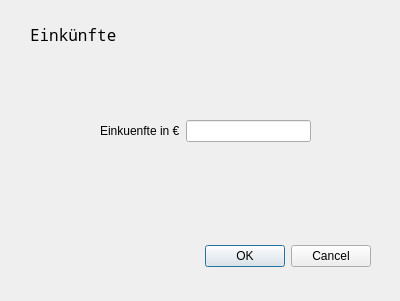
<?xml version="1.0" encoding="UTF-8"?>
<ui version="4.0">
 <class>Dialog</class>
 <widget class="QDialog" name="Dialog">
  <property name="geometry">
   <rect>
    <x>0</x>
    <y>0</y>
    <width>400</width>
    <height>301</height>
   </rect>
  </property>
  <property name="windowTitle">
   <string>Dialog</string>
  </property>
  <widget class="QDialogButtonBox" name="buttonBox">
   <property name="geometry">
    <rect>
     <x>30</x>
     <y>240</y>
     <width>341</width>
     <height>32</height>
    </rect>
   </property>
   <property name="orientation">
    <enum>Qt::Horizontal</enum>
   </property>
   <property name="standardButtons">
    <set>QDialogButtonBox::Cancel|QDialogButtonBox::Ok</set>
   </property>
  </widget>
  <widget class="QLabel" name="label">
   <property name="geometry">
    <rect>
     <x>30</x>
     <y>20</y>
     <width>91</width>
     <height>31</height>
    </rect>
   </property>
   <property name="font">
    <font>
     <family>Noto Mono</family>
     <pointsize>12</pointsize>
     <weight>50</weight>
     <italic>false</italic>
     <bold>false</bold>
    </font>
   </property>
   <property name="text">
    <string>Einkünfte</string>
   </property>
  </widget>
  <widget class="QWidget" name="formLayoutWidget">
   <property name="geometry">
    <rect>
     <x>100</x>
     <y>120</y>
     <width>211</width>
     <height>41</height>
    </rect>
   </property>
   <layout class="QFormLayout" name="formLayout">
    <item row="0" column="0">
     <widget class="QLabel" name="einkuenfteLabel">
      <property name="text">
       <string>Einkuenfte in €</string>
      </property>
     </widget>
    </item>
    <item row="0" column="1">
     <widget class="QLineEdit" name="einkuenfteLineEdit"/>
    </item>
   </layout>
  </widget>
 </widget>
 <resources/>
 <connections>
  <connection>
   <sender>buttonBox</sender>
   <signal>accepted()</signal>
   <receiver>Dialog</receiver>
   <slot>accept()</slot>
   <hints>
    <hint type="sourcelabel">
     <x>248</x>
     <y>254</y>
    </hint>
    <hint type="destinationlabel">
     <x>157</x>
     <y>274</y>
    </hint>
   </hints>
  </connection>
  <connection>
   <sender>buttonBox</sender>
   <signal>rejected()</signal>
   <receiver>Dialog</receiver>
   <slot>reject()</slot>
   <hints>
    <hint type="sourcelabel">
     <x>316</x>
     <y>260</y>
    </hint>
    <hint type="destinationlabel">
     <x>286</x>
     <y>274</y>
    </hint>
   </hints>
  </connection>
 </connections>
</ui>
